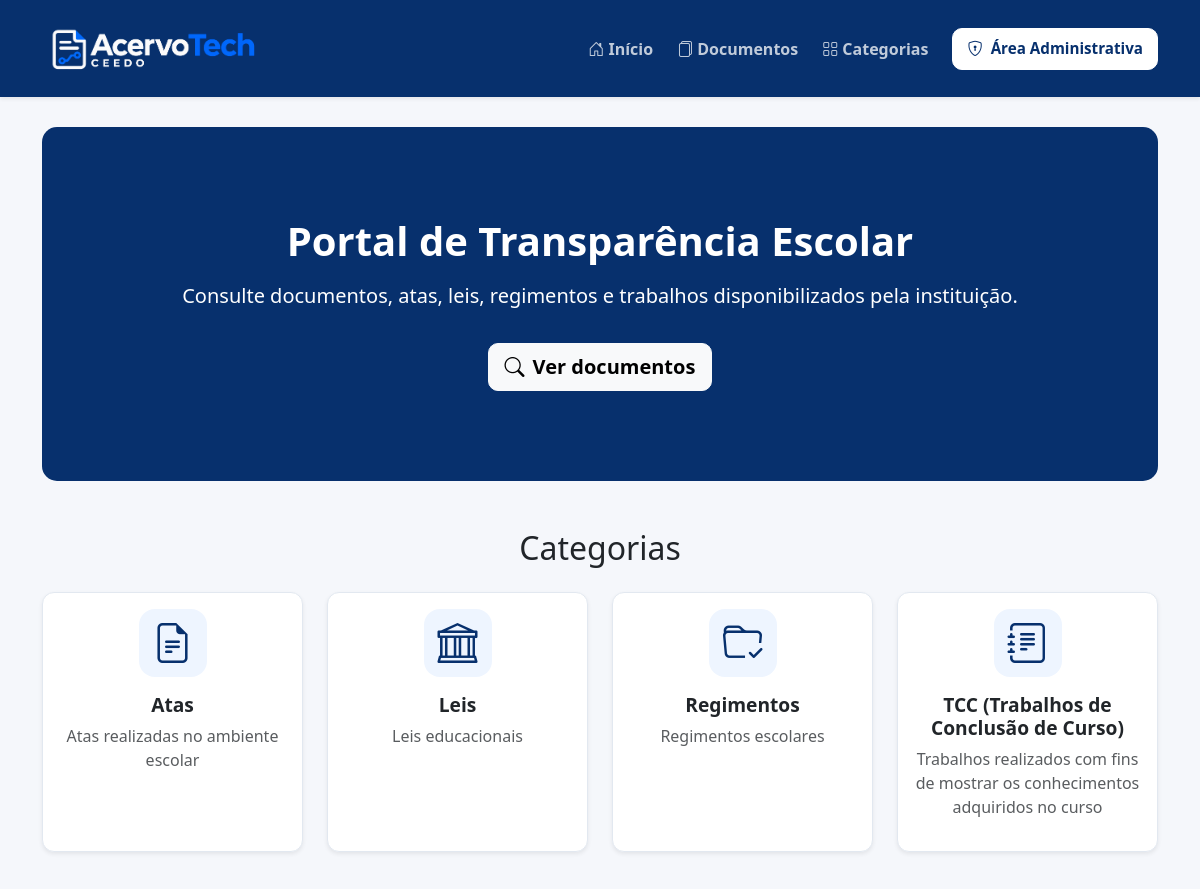
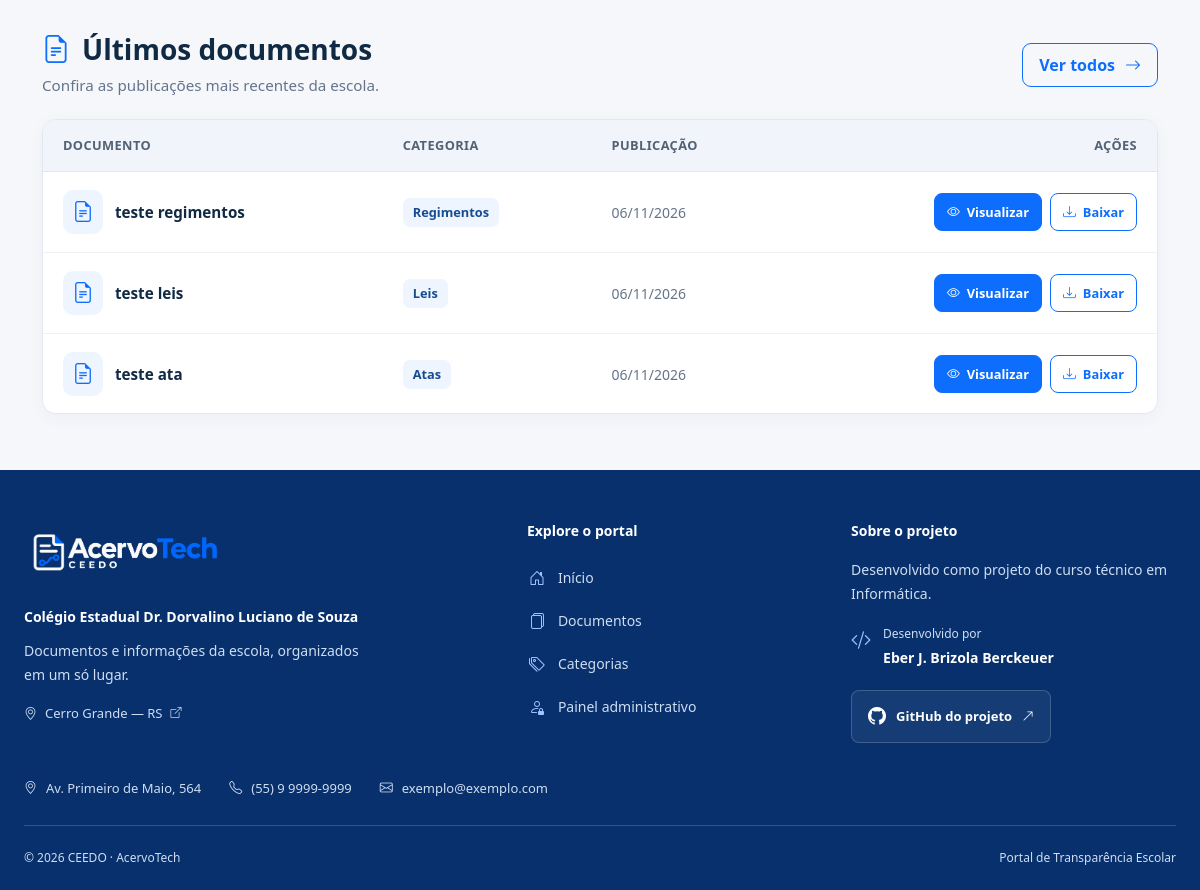
The page / on the database its author committed (2 pictures, top to bottom).
### tables this page shows
CREATE TABLE `categorias` (
  `id_categoria` int(11) NOT NULL,
  `nome_categoria` varchar(255) NOT NULL,
  `info_categoria` varchar(255) NOT NULL DEFAULT '',
  `icone` varchar(50) NOT NULL DEFAULT 'bi-folder'
);

CREATE TABLE `documentos` (
  `id_documento` int(11) NOT NULL,
  `nome` varchar(255) NOT NULL,
  `id_categoria` int(11) NOT NULL,
  `caminho` varchar(255) NOT NULL,
  `data_upload` timestamp NOT NULL DEFAULT current_timestamp()
);

### index.php (the view, shortened to what this page needs)
<?php
require_once __DIR__ . '/painel/conexao.php';
$iconesPermitidos = iconesCategorias();
$sqlCategorias = "SELECT id_categoria,
                         nome_categoria,
                         info_categoria,
                         icone
                  FROM categorias
                  ORDER BY nome_categoria ASC";
$categorias = mysqli_query($conexao, $sqlCategorias);
$sqlDocumentos = "SELECT documentos.id_documento,
                         documentos.nome,
                         documentos.caminho,
                         documentos.data_upload,
                         categorias.nome_categoria
                  FROM documentos
                  INNER JOIN categorias
                      ON documentos.id_categoria = categorias.id_categoria
                  ORDER BY documentos.data_upload DESC
                  LIMIT 10";
$ultimosDocumentos = mysqli_query($conexao, $sqlDocumentos);
$estilos = [
    'atas' => [
        'text-success',
        'Atas de reuniões e conselhos.'
    ],
    'leis' => [
        'text-danger',
        'Leis, normas e resoluções.'
    ],
    'regimentos' => [
        'text-warning',
        'Regulamentos internos.'
    ],
    'trabalhos' => [
        'text-primary',
        'Trabalhos e atividades escolares.'
    ],
    'projetos' => [
        'text-warning',
        'Projetos desenvolvidos pela instituição.'
    ],
    'editais' => [
        'text-danger',
        'Editais e chamadas públicas.'
    ],
    'calendários' => [
        'text-primary',
        'Datas e eventos do calendário escolar.'
    ],
    'relatórios' => [
        'text-success',
        'Relatórios e resultados da instituição.'
    ],
    'comunicados' => [
        'text-primary',
        'Avisos e comunicados da escola.'
    ],
    'contratos' => [
        'text-secondary',
        'Contratos e acordos institucionais.'
    ],
    'prestações de contas' => [
        'text-success',
        'Demonstrativos e prestação de contas.'
    ],
    'cardápios' => [
        'text-danger',
        'Cardápios da alimentação escolar.'
    ],
    'horários' => [
        'text-primary',
        'Horários de aulas e atividades.'
    ],
    'eventos' => [
        'text-success',
        'Eventos e atividades escolares.'
    ],
    'manuais' => [
        'text-secondary',
        'Manuais e orientações.'
    ]
];
?>
<!DOCTYPE html>
<html lang="pt-br">
<head>
    <link
        href="https://cdn.jsdelivr.net/npm/bootstrap@5.3.3/dist/css/bootstrap.min.css"
        rel="stylesheet"
    >
    <link
        href="https://cdn.jsdelivr.net/npm/bootstrap-icons@1.11.3/font/bootstrap-icons.min.css"
        rel="stylesheet"
    >
    <link rel="stylesheet" href="assets/css/style.css">
    <link rel="stylesheet" href="assets/css/rodape.css">
    <link rel="stylesheet" href="assets/css/visual.css">
</head>
<body>
<?php include __DIR__ . '/includes/navbar.php'; ?>
<main class="container">
    <div class="hero">
        <h1>Portal de Transparência Escolar</h1>
        <p class="lead mt-3">
            Consulte documentos, atas, leis, regimentos e trabalhos
            disponibilizados pela instituição.
        </p>
        <a href="documentos.php" class="btn btn-light btn-lg mt-3">
            <i class="bi bi-search" aria-hidden="true"></i>
            Ver documentos
        </a>
    </div>
    <section class="mt-5">
        <h2 class="text-center mb-4">Categorias</h2>
        <div class="row g-4 justify-content-center">
            <?php if (mysqli_num_rows($categorias) > 0): ?>
                <?php while ($categoria = mysqli_fetch_assoc($categorias)): ?>
                    <?php
                    $nomeOriginal = trim($categoria['nome_categoria']);
                    $nomeExibicao =
                        mb_strtoupper(
                            mb_substr($nomeOriginal, 0, 1, 'UTF-8'),
                            'UTF-8'
                        )
                        . mb_substr($nomeOriginal, 1, null, 'UTF-8');
                    $nomeCategoria = mb_strtolower(
                        $nomeOriginal,
                        'UTF-8'
                    );
                    [$cor, $descricaoPadrao] = $estilos[$nomeCategoria] ?? [
                        'text-primary',
                        'Documentos disponíveis nesta categoria.'
                    ];
                    $iconeSalvo = $categoria['icone'] ?? 'bi-folder';
                    $icone = (
                        is_string($iconeSalvo)
                        && isset($iconesPermitidos[$iconeSalvo])
                    ) ? $iconeSalvo : 'bi-folder';
                    $descricaoExibida = trim(
                        $categoria['info_categoria'] ?? ''
                    );
                    ?>
                    <div class="col-md-6 col-lg-3">
                        <a
                            href="categoria.php?id=<?= (int) $categoria['id_categoria'] ?>"
                            class="text-decoration-none text-dark"
                        >
                            <div class="card shadow-sm h-100 categoria-card">
                                <div class="card-body text-center">
                                    <i
                                        class="bi <?= htmlspecialchars($icone, ENT_QUOTES, 'UTF-8') ?> fs-1 <?= htmlspecialchars($cor, ENT_QUOTES, 'UTF-8') ?>"
                                        aria-hidden="true"
                                    ></i>
                                    <h4 class="mt-3">
                                        <?= htmlspecialchars($nomeExibicao, ENT_QUOTES, 'UTF-8') ?>
                                    </h4>
                                    <p class="text-muted">
                                        <?= htmlspecialchars($descricaoExibida, ENT_QUOTES, 'UTF-8') ?>
                                    </p>
                                </div>
                            </div>
                        </a>
                    </div>
                <?php endwhile; ?>
            <?php endif; ?>
        </div>
    </section>
   <section id="documentos" class="documentos-recentes">
    <div class="documentos-cabecalho">
        <div>
            <h2>
                <i class="bi bi-file-earmark-text" aria-hidden="true"></i>
                Últimos documentos
            </h2>
            <p>Confira as publicações mais recentes da escola.</p>
        </div>
        <a href="documentos.php" class="btn btn-outline-primary">
            Ver todos
            <i class="bi bi-arrow-right" aria-hidden="true"></i>
        </a>
    </div>
    <div class="documentos-bloco">
        <div class="table-responsive">
            <table class="table tabela-recentes">
                <thead>
                    <tr>
                        <th scope="col">Documento</th>
                        <th scope="col">Categoria</th>
                        <th scope="col">Publicação</th>
                        <th scope="col" class="coluna-acoes">Ações</th>
                    </tr>
                </thead>
                <tbody>
                    <?php if (mysqli_num_rows($ultimosDocumentos) > 0): ?>
                        <?php while (
                            $documento = mysqli_fetch_assoc($ultimosDocumentos)
                        ): ?>
                            <tr>
                                <td>
                                    <div class="documento-identificacao">
                                        <span class="documento-simbolo">
                                            <i
                                                class="bi bi-file-earmark-text"
                                                aria-hidden="true"
                                            ></i>
                                        </span>
                                        <span class="documento-nome">
                                            <?= htmlspecialchars(
                                                $documento['nome'],
                                                ENT_QUOTES | ENT_SUBSTITUTE,
                                                'UTF-8'
                                            ) ?>
                                        </span>
                                    </div>
                                </td>
                                <td>
                                    <span class="documento-categoria">
                                        <?= htmlspecialchars(
                                            $documento['nome_categoria'],
                                            ENT_QUOTES | ENT_SUBSTITUTE,
                                            'UTF-8'
                                        ) ?>
                                    </span>
                                </td>
                                <td class="documento-data">
                                    <?= date(
                                        'd/m/Y',
                                        strtotime($documento['data_upload'])
                                    ) ?>
                                </td>
                                <td>
                                    <div class="documento-acoes">
                                        <a
                                            href="visualizar.php?id=<?= (int) $documento['id_documento'] ?>"
                                            target="_blank"
                                            rel="noopener noreferrer"
                                            class="btn btn-primary btn-sm"
                                        >
                                            <i class="bi bi-eye" aria-hidden="true"></i>
                                            Visualizar
                                        </a>
                                        <a
                                            href="download.php?id=<?= (int) $documento['id_documento'] ?>"
                                            class="btn btn-outline-primary btn-sm"
                                        >
                                            <i
                                                class="bi bi-download"
                                                aria-hidden="true"
                                            ></i>
                                            Baixar
                                        </a>
                                    </div>
                                </td>
                            </tr>
                        <?php endwhile; ?>
                    <?php endif; ?>
                </tbody>
            </table>
        </div>
    </div>
</section>
</main>
<?php require __DIR__ . '/includes/footer.php'; ?>
</body>
</html>

### rows shown on the page
categorias: nome_categoria "Atas", info_categoria "Atas realizadas no ambiente escolar"
categorias: nome_categoria "Leis", info_categoria "Leis educacionais"
categorias: nome_categoria "Regimentos", info_categoria "Regimentos escolares"
categorias: nome_categoria "TCC (Trabalhos de Conclusão de Curso)", info_categoria "Trabalhos realizados com fins de mostrar os conhecimentos adquiridos no curso"
documentos: nome "teste regimentos", id_categoria.nome_categoria "Regimentos", data_upload "06/11/2026"
documentos: nome "teste leis", id_categoria.nome_categoria "Leis", data_upload "06/11/2026"
documentos: nome "teste ata", id_categoria.nome_categoria "Atas", data_upload "06/11/2026"

### other values the page prints
$textoRodape($dadosRodape['escola']) "Colégio Estadual Dr. Dorvalino Luciano de Souza"
$textoRodape($dadosRodape['autor']) "Eber J. Brizola Berckeuer"
$textoRodape($dadosRodape['endereco']) "Av. Primeiro de Maio, 564"
$textoRodape($dadosRodape['telefone']) "(55) 9 9999-9999"
$textoRodape($dadosRodape['email']) "exemplo@exemplo.com"
